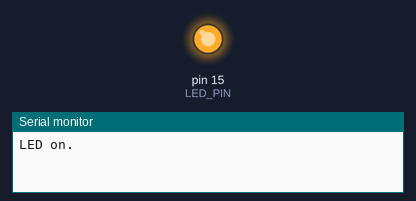
Bench run of a sketch on a simulated Arduino Uno, built with avr-gcc and run on an emulated ATmega328P. Parts: output pins drawn as LEDs (lit = HIGH), the last lines printed to the serial monitor.

Above: at 1.0 s.
At 3.0 s:
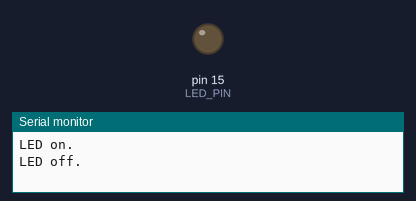
Timing chart, 0 to 5.2 s (numbered marks = the images above):
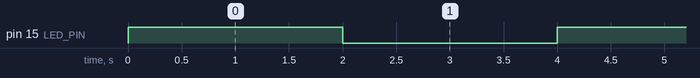

The sketch:

01_LED_blinking.ino
```cpp
const int LED_PIN  = 15;

void setup() {
  pinMode(LED_PIN, OUTPUT);
  Serial.begin(115200);
}

void loop() {
  digitalWrite(LED_PIN, HIGH);
  Serial.println("LED on.");
  delay(2000);

  digitalWrite(LED_PIN, LOW);
  Serial.println("LED off.");
  delay(2000);
}
```

Measured:
- by itself, pin 15 (LED_PIN): alternates HIGH for 2.0 s and LOW for 2.0 s
